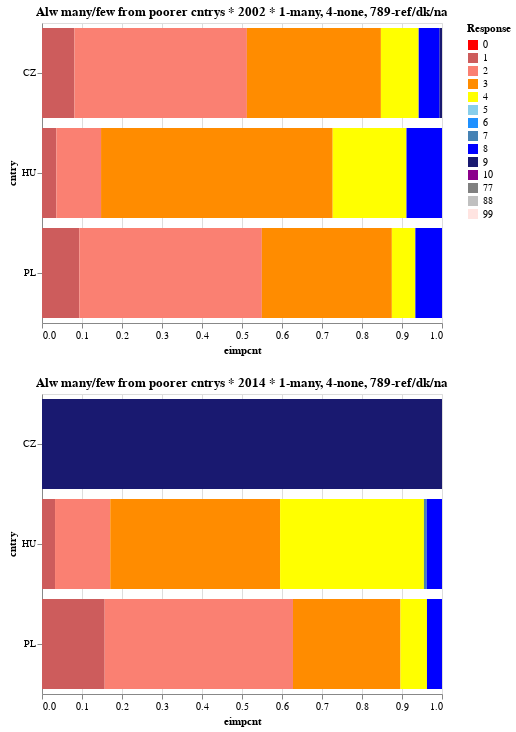

Notebook cell for this chart:
### Code cell
duoplot(VISEGRAD, 'eimpcnt')

### Figure 1 — Vega-Lite specification as saved in the notebook (floating-point values rounded to 4 significant figures)
{"$schema": "https://vega.github.io/schema/vega-lite/v2.6.0.json", "config": {"view": {"height": 300, "width": 400}}, "datasets": {"data-4b9bf45a5e732a5a0cfc5ff7a6ea617f": [{"cntry": "PL", "eimpcnt": 0.09339, "essrnd": 1, "response": 1}, {"cntry": "PL", "eimpcnt": 0.4563, "essrnd": 1, "response": 2}, {"cntry": "PL", "eimpcnt": 0.325, "essrnd": 1, "response": 3}, {"cntry": "PL", "eimpcnt": 0.05878, "essrnd": 1, "response": 4}, {"cntry": "PL", "eimpcnt": 0.06658, "essrnd": 1, "response": 8}, {"cntry": "HU", "eimpcnt": 0.03593, "essrnd": 1, "response": 1}, {"cntry": "HU", "eimpcnt": 0.1117, "essrnd": 1, "response": 2}, {"cntry": "HU", "eimpcnt": 0.5791, "essrnd": 1, "response": 3}, {"cntry": "HU", "eimpcnt": 0.1845, "essrnd": 1, "response": 4}, {"cntry": "HU", "eimpcnt": 0.08876, "essrnd": 1, "response": 8}, {"cntry": "CZ", "eimpcnt": 0.08111, "essrnd": 1, "response": 1}, {"cntry": "CZ", "eimpcnt": 0.4312, "essrnd": 1, "response": 2}, {"cntry": "CZ", "eimpcnt": 0.335, "essrnd": 1, "response": 3}, {"cntry": "CZ", "eimpcnt": 0.09449, "essrnd": 1, "response": 4}, {"cntry": "CZ", "eimpcnt": 0.05233, "essrnd": 1, "response": 8}, {"cntry": "CZ", "eimpcnt": 0.005934, "essrnd": 1, "response": 9}], "data-672e9588717fdf48c7c6d6b4a53b3f22": [{"cntry": "PL", "eimpcnt": 0.1567, "essrnd": 7, "response": 1}, {"cntry": "PL", "eimpcnt": 0.4707, "essrnd": 7, "response": 2}, {"cntry": "PL", "eimpcnt": 0.2688, "essrnd": 7, "response": 3}, {"cntry": "PL", "eimpcnt": 0.06618, "essrnd": 7, "response": 4}, {"cntry": "PL", "eimpcnt": 0.03759, "essrnd": 7, "response": 8}, {"cntry": "HU", "eimpcnt": 0.03258, "essrnd": 7, "response": 1}, {"cntry": "HU", "eimpcnt": 0.138, "essrnd": 7, "response": 2}, {"cntry": "HU", "eimpcnt": 0.4246, "essrnd": 7, "response": 3}, {"cntry": "HU", "eimpcnt": 0.3596, "essrnd": 7, "response": 4}, {"cntry": "HU", "eimpcnt": 0.006946, "essrnd": 7, "response": 7}, {"cntry": "HU", "eimpcnt": 0.03821, "essrnd": 7, "response": 8}, {"cntry": "CZ", "eimpcnt": 1.0, "essrnd": 7, "response": 9}]}, "vconcat": [{"data": {"name": "data-4b9bf45a5e732a5a0cfc5ff7a6ea617f"}, "encoding": {"color": {"field": "response", "legend": {"title": "Response"}, "scale": {"domain": [0, 1, 2, 3, 4, 5, 6, 7, 8, 9, 10, 77, 88, 99], "range": ["red", "indianred", "salmon", "darkorange", "yellow", "skyblue", "dodgerblue", "steelblue", "blue", "midnightblue", "darkmagenta", "gray", "silver", "mistyrose"]}, "type": "ordinal"}, "order": {"field": "response", "sort": "ascending", "type": "quantitative"}, "x": {"field": "eimpcnt", "scale": {"domain": [0, 1]}, "type": "quantitative"}, "y": {"field": "cntry", "type": "nominal"}}, "mark": "bar", "title": "Alw many/few from poorer cntrys * 2002 * 1-many, 4-none, 789-ref/dk/na"}, {"data": {"name": "data-672e9588717fdf48c7c6d6b4a53b3f22"}, "encoding": {"color": {"field": "response", "legend": {"title": "Response"}, "scale": {"domain": [0, 1, 2, 3, 4, 5, 6, 7, 8, 9, 10, 77, 88, 99], "range": ["red", "indianred", "salmon", "darkorange", "yellow", "skyblue", "dodgerblue", "steelblue", "blue", "midnightblue", "darkmagenta", "gray", "silver", "mistyrose"]}, "type": "ordinal"}, "order": {"field": "response", "sort": "ascending", "type": "quantitative"}, "x": {"field": "eimpcnt", "scale": {"domain": [0, 1]}, "type": "quantitative"}, "y": {"field": "cntry", "type": "nominal"}}, "mark": "bar", "title": "Alw many/few from poorer cntrys * 2014 * 1-many, 4-none, 789-ref/dk/na"}]}
